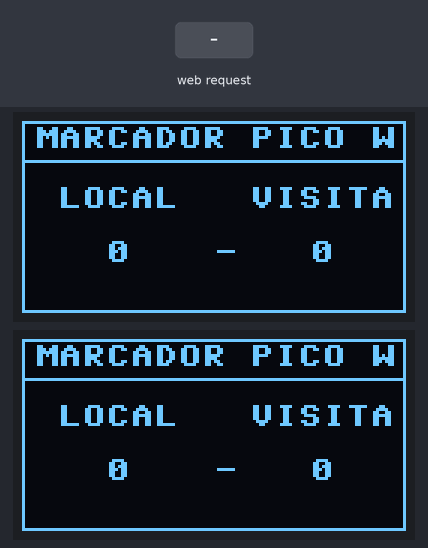
The program below on a simulated Raspberry Pi Pico running MicroPython. On the bench: 2 × 128×64 one-colour display. The inputs (shaded band) are chosen by the test bench. The board's own WiFi access point starts at once; library files of the repository ran but are not shown: ssd1306.py; what the program prints to the serial console is not drawn.

Above: at 1.8 s.
1.9 s: HTTP request GET /local_mas received
At 2.9 s:
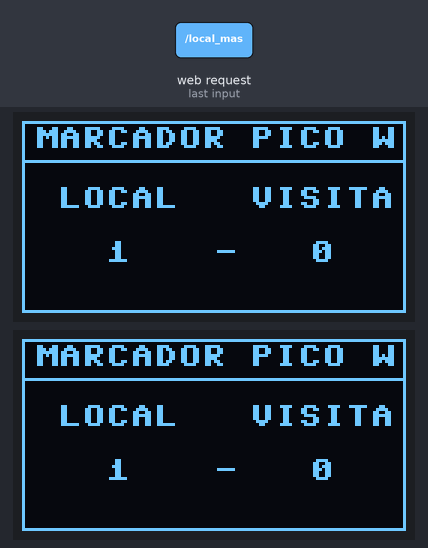
3.4 s: HTTP request GET /visita_mas received
At 4.0 s:
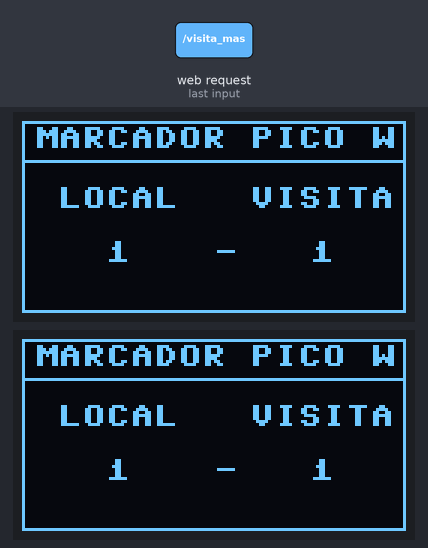
Timing chart, 0 to 6.4 s (numbered marks = the images above; inputs shaded):
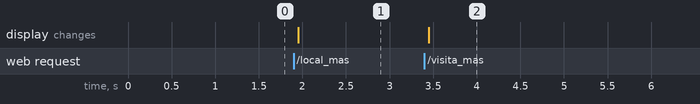

Measured:
- after the input at 1.9 s, the display: changes after 0.05 s (image 1)
- after the input at 3.4 s, the display: changes after 0.05 s (image 2)

The program:

2Pantallas_OLED_marcador_Cell.py
```python
import network
import socket
import machine
import time
import ssd1306

# ==========================================================
# 1. CONFIGURACIÓN DE LAS DOS PANTALLAS OLED (I2C)
# ==========================================================
# Pantalla 1: Bus I2C 0 -> GP0 (SDA) y GP1 (SCL)
i2c_0 = machine.I2C(0, sda=machine.Pin(0), scl=machine.Pin(1), freq=400000)

# Pantalla 2: Bus I2C 1 -> GP2 (SDA) y GP3 (SCL)
i2c_1 = machine.I2C(1, sda=machine.Pin(2), scl=machine.Pin(3), freq=400000)

# Intentar inicializar Pantalla 1 (probar dirección 0x3C o 0x3D)
try:
    oled1 = ssd1306.SSD1306_I2C(128, 64, i2c_0, addr=0x3C)
except OSError:
    oled1 = ssd1306.SSD1306_I2C(128, 64, i2c_0, addr=0x3D)

# Intentar inicializar Pantalla 2 (probar dirección 0x3C o 0x3D)
try:
    oled2 = ssd1306.SSD1306_I2C(128, 64, i2c_1, addr=0x3C)
except OSError:
    oled2 = ssd1306.SSD1306_I2C(128, 64, i2c_1, addr=0x3D)

# Agrupamos las dos pantallas en una lista para poder actualizarlas juntas
pantallas = [oled1, oled2]

# Variables globales del marcador
goles_local = 0
goles_visita = 0

def actualizar_pantallas():
    """Dibuja el marcador actualizado en AMBAS pantallas al mismo tiempo"""
    str_local = str(goles_local)
    str_visita = str(goles_visita)

    for oled in pantallas:
        oled.fill(0) # Limpiar pantalla actual

        # Encabezado
        oled.text("MARCADOR PICO W", 4, 2)
        oled.line(0, 13, 128, 13, 1) # Línea divisoria

        # Nombres de los equipos
        oled.text("LOCAL", 12, 22)
        oled.text("VISITA", 76, 22)

        # Marcador de Goles
        oled.text(str_local, 28, 40)
        oled.text(" - ", 56, 40)
        oled.text(str_visita, 96, 40)

        # Borde exterior
        oled.rect(0, 0, 128, 64, 1)

        oled.show() # Renderizar en la pantalla física

# Dibujar en ambas pantallas por primera vez
actualizar_pantallas()

# ==========================================================
# 2. CONFIGURACIÓN DE RED WI-FI (Access Point)
# ==========================================================
WIFI_SSID = 'Pico_Marcador'
WIFI_PASSWORD = '12345678'  # Mínimo 8 caracteres

ap = network.WLAN(network.AP_IF)

# Asignar credenciales antes de activar
ap.config(essid=WIFI_SSID, password=WIFI_PASSWORD)
ap.active(True)

time.sleep(0.5) # Pausa de estabilización

# Configurar Socket
s = socket.socket(socket.AF_INET, socket.SOCK_STREAM)
s.bind(('', 80))
s.listen(1)

print("==========================================================")
print(f" Servidor de Doble Marcador Listo")
print(f" 1. Conéctate a la red Wi-Fi: {WIFI_SSID}")
print(f" 2. Contraseña: {WIFI_PASSWORD}")
print(f" 3. Entra desde el navegador a: 192.168.4.1")
print("==========================================================")

# ==========================================================
# 3. BUCLE PRINCIPAL (Servidor Web)
# ==========================================================
while True:
    try:
        conn, addr = s.accept()
        request = conn.recv(1024).decode('utf-8')

        # Procesar los botones presionados en el celular
        if "GET /local_mas" in request:
            goles_local += 1
            actualizar_pantallas()
        elif "GET /local_menos" in request and goles_local > 0:
            goles_local -= 1
            actualizar_pantallas()
        elif "GET /visita_mas" in request:
            goles_visita += 1
            actualizar_pantallas()
        elif "GET /visita_menos" in request and goles_visita > 0:
            goles_visita -= 1
            actualizar_pantallas()
        elif "GET /reset" in request:
            goles_local = 0
            goles_visita = 0
            actualizar_pantallas()

        # Interfaz web responsiva para el celular
        html = f"""<!DOCTYPE html>
        <html>
        <head>
            <meta charset="utf-8">
            <meta name="viewport" content="width=device-width, initial-scale=1">
            <title>Control de Marcador</title>
            <style>
                body {{ font-family: Arial, sans-serif; background: #121212; color: white; text-align: center; padding: 15px; margin: 0; }}
                .card {{ max-width: 400px; margin: auto; padding: 20px; background: #1e1e1e; border-radius: 15px; box-shadow: 0 4px 10px rgba(0,0,0,0.5); }}
                h2 {{ color: #00e676; margin-top: 0; }}
                .scoreboard {{ display: flex; justify-content: space-around; margin-bottom: 20px; }}
                .team {{ background: #2a2a2a; padding: 15px; border-radius: 10px; width: 42%; }}
                .score {{ font-size: 3.5rem; font-weight: bold; color: #ffeb3b; margin: 10px 0; }}
                .btn {{ display: inline-block; padding: 14px 20px; font-size: 1.3rem; font-weight: bold; color: white; border: none; border-radius: 8px; text-decoration: none; margin: 4px; }}
                .btn-add {{ background-color: #2e7d32; }}
                .btn-add:active {{ background-color: #1b5e20; }}
                .btn-sub {{ background-color: #c62828; }}
                .btn-sub:active {{ background-color: #b71c1c; }}
                .btn-reset {{ background-color: #f57c00; width: 90%; margin-top: 15px; display: block; margin-left: auto; margin-right: auto; }}
                .btn-reset:active {{ background-color: #e65100; }}
            </style>
        </head>
        <body>
            <div class="card">
                <h2>Marcador de Fútbol</h2>
                <div class="scoreboard">
                    <div class="team">
                        <h3>LOCAL</h3>
                        <div class="score">{goles_local}</div>
                        <a href="/local_mas" class="btn btn-add">+1</a>
                        <a href="/local_menos" class="btn btn-sub">-1</a>
                    </div>
                    <div class="team">
                        <h3>VISITA</h3>
                        <div class="score">{goles_visita}</div>
                        <a href="/visita_mas" class="btn btn-add">+1</a>
                        <a href="/visita_menos" class="btn btn-sub">-1</a>
                    </div>
                </div>
                <a href="/reset" class="btn btn-reset">Reiniciar Marcador</a>
            </div>
        </body>
        </html>"""

        conn.send('HTTP/1.1 200 OK\nContent-Type: text/html\nConnection: close\n\n')
        conn.sendall(html)
        conn.close()

    except Exception as e:
        if 'conn' in locals():
            conn.close()
```
